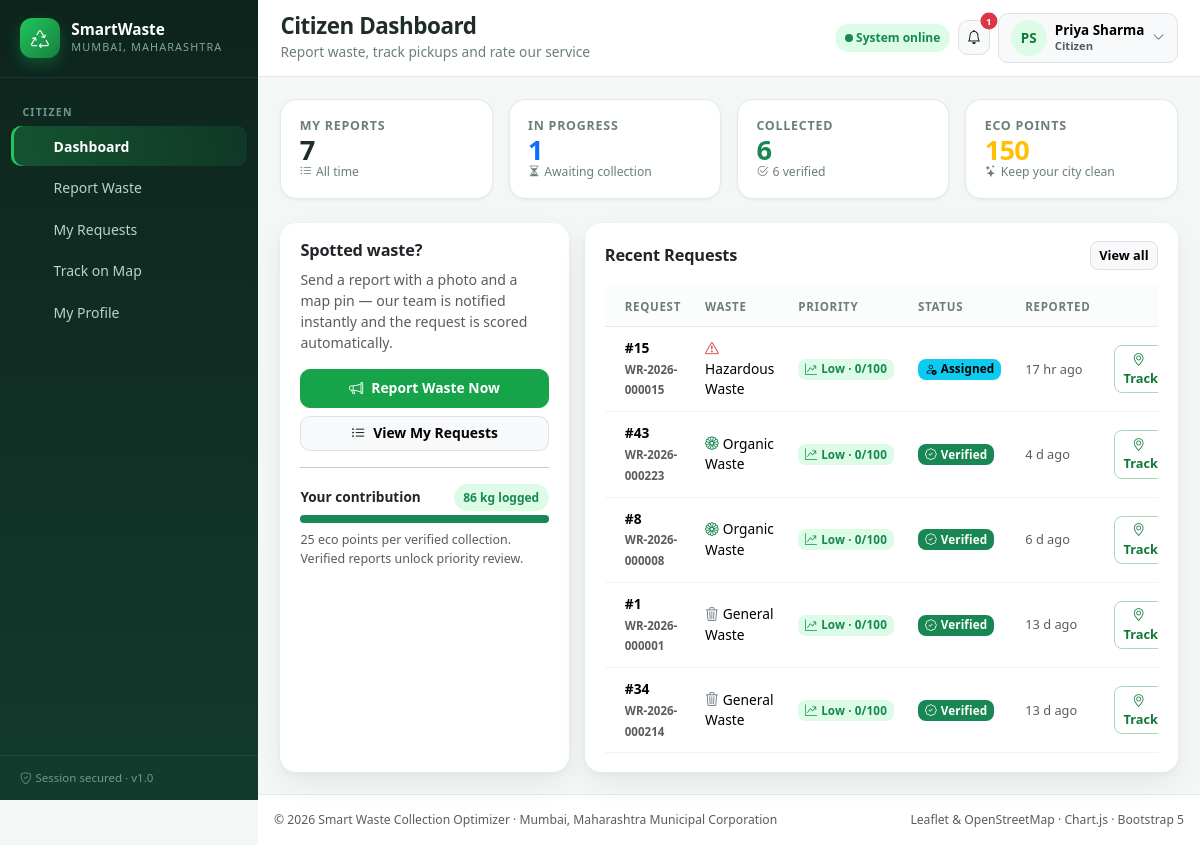
Screenshot of /citizen/dashboard.php (signed in) with the database file from the repository.
### tables this page shows
CREATE TABLE `users` (
  `id`            INT UNSIGNED NOT NULL AUTO_INCREMENT,
  `full_name`     VARCHAR(120)  NOT NULL,
  `email`         VARCHAR(150)  NOT NULL,
  `password_hash` VARCHAR(255)  NOT NULL,           
  `phone`         VARCHAR(20)   DEFAULT NULL,
  `role`          ENUM('citizen','admin','worker') NOT NULL DEFAULT 'citizen',
  `status`        ENUM('active','inactive') NOT NULL DEFAULT 'active',
  `avatar`        VARCHAR(255)  DEFAULT NULL,
  `last_login_at` DATETIME      DEFAULT NULL,
  `password_reset_token`   VARCHAR(255) DEFAULT NULL,  
  `password_reset_expires` DATETIME     DEFAULT NULL,  
  `created_at`    TIMESTAMP     NOT NULL DEFAULT CURRENT_TIMESTAMP,
  `updated_at`    TIMESTAMP     NOT NULL DEFAULT CURRENT_TIMESTAMP ON UPDATE CURRENT_TIMESTAMP,
  PRIMARY KEY (`id`),
  UNIQUE KEY `uq_users_email` (`email`),
  KEY `idx_users_role` (`role`)
);

CREATE TABLE `waste_requests` (
  `id`                  INT UNSIGNED NOT NULL AUTO_INCREMENT,
  `request_code`        VARCHAR(24)  NOT NULL,        
  `citizen_id`          INT UNSIGNED DEFAULT NULL,
  `user_id`             INT UNSIGNED DEFAULT NULL,    
  `waste_type`          ENUM('general','plastic','organic','e_waste','construction','hazardous','other')
                        NOT NULL DEFAULT 'general',
  `quantity`            ENUM('small','medium','large','bulk') NOT NULL DEFAULT 'small',
  `description`         TEXT DEFAULT NULL,
  `address`             VARCHAR(255) NOT NULL,
  `landmark`            VARCHAR(160) DEFAULT NULL,
  `latitude`            DECIMAL(10,7) DEFAULT NULL,
  `longitude`           DECIMAL(10,7) DEFAULT NULL,
  `gps_accuracy_m`      DECIMAL(8,2) DEFAULT NULL,
  `image_path`          VARCHAR(255) DEFAULT NULL,      
  `status`              ENUM('pending','prioritized','assigned','scheduled','in_progress',
                             'collected','verified','cancelled') NOT NULL DEFAULT 'pending',
  `priority_score`      TINYINT UNSIGNED NOT NULL DEFAULT 0,
  `priority_level`      ENUM('low','medium','high','critical') NOT NULL DEFAULT 'low',
  `priority_factors`    JSON DEFAULT NULL,              
  `assigned_worker_id`  INT UNSIGNED DEFAULT NULL,
  `assigned_team_id`    INT UNSIGNED DEFAULT NULL,
  `vehicle_id`          INT UNSIGNED DEFAULT NULL,
  `collection_plan_id`  INT UNSIGNED DEFAULT NULL,
  `plan_stop_number`    INT UNSIGNED DEFAULT NULL,
  `estimated_visit_time` DATETIME DEFAULT NULL,
  `assigned_at`        DATETIME DEFAULT NULL,
  `scheduled_at`        DATETIME DEFAULT NULL,
  `arrived_at`          DATETIME DEFAULT NULL,
  `started_at`          DATETIME DEFAULT NULL,
  `collected_at`        DATETIME DEFAULT NULL,
  `verified_at`         DATETIME DEFAULT NULL,
  `verified_by`         INT UNSIGNED DEFAULT NULL,
  `before_image`        VARCHAR(255) DEFAULT NULL,
  `after_image`         VARCHAR(255) DEFAULT NULL,
  `collection_lat`      DECIMAL(10,7) DEFAULT NULL,
  `collection_lng`      DECIMAL(10,7) DEFAULT NULL,
  `is_rejected`         TINYINT(1) NOT NULL DEFAULT 0,
  `reject_reason`       VARCHAR(255) DEFAULT NULL,
  `citizen_rating`      TINYINT UNSIGNED DEFAULT NULL,
  `citizen_feedback`    VARCHAR(255) DEFAULT NULL,
  `created_at`          TIMESTAMP NOT NULL DEFAULT CURRENT_TIMESTAMP,
  `updated_at`          TIMESTAMP NOT NULL DEFAULT CURRENT_TIMESTAMP ON UPDATE CURRENT_TIMESTAMP,
  PRIMARY KEY (`id`),
  UNIQUE KEY `uq_req_code` (`request_code`),
  KEY `idx_req_status` (`status`),
  KEY `idx_req_priority` (`priority_score`),
  KEY `idx_req_created` (`created_at`),
  KEY `idx_req_geo` (`latitude`,`longitude`),
  KEY `idx_req_citizen` (`citizen_id`),
  KEY `idx_req_worker` (`assigned_worker_id`),
  CONSTRAINT `fk_req_citizen`  FOREIGN KEY (`citizen_id`)         REFERENCES `citizens` (`id`) ON DELETE SET NULL ON UPDATE CASCADE,
  CONSTRAINT `fk_req_user`     FOREIGN KEY (`user_id`)            REFERENCES `users` (`id`)    ON DELETE SET NULL ON UPDATE CASCADE,
  CONSTRAINT `fk_req_worker`   FOREIGN KEY (`assigned_worker_id`) REFERENCES `workers` (`id`)  ON DELETE SET NULL ON UPDATE CASCADE,
  CONSTRAINT `fk_req_team`     FOREIGN KEY (`assigned_team_id`)   REFERENCES `teams` (`id`)    ON DELETE SET NULL ON UPDATE CASCADE,
  CONSTRAINT `fk_req_vehicle`  FOREIGN KEY (`vehicle_id`)         REFERENCES `vehicles` (`id`) ON DELETE SET NULL ON UPDATE CASCADE
);

### citizen/dashboard.php (the view, shortened to what the rows shown need)
<?php
require_once __DIR__ . '/../includes/auth.php';
$citizen = current_citizen() ?? [];
$cid     = (int) ($citizen['id'] ?? 0);
$pageTitle    = 'Citizen Dashboard';
$mine = db_all(
    'SELECT * FROM waste_requests WHERE citizen_id = ? ORDER BY created_at DESC',
    [$cid]
);
$recent = array_slice($mine, 0, 5);
require __DIR__ . '/../includes/header.php';
?>
<div class="row g-3">
  <div class="col-lg-8">
    <div class="card card-soft h-100">
      <div class="card-body">
        <?php if (!$recent): ?>
          <div class="empty-state">
            <i class="bi bi-inbox"></i>
            <p class="mb-1 fw-600">No reports yet</p>
            <p class="text-muted mb-3" style="font-size:.86rem">When you spot waste, report it in under a minute.</p>
            <a href="<?= e(APP_URL) ?>/citizen/report.php" class="btn btn-success btn-sm">
              <i class="bi bi-plus-lg me-1"></i>Create your first report
            </a>
          </div>
        <?php else: ?>
          <div class="table-responsive">
            <table class="table align-middle sw-table mb-0">
              <thead>
                <tr>
                  <th>Request</th><th>Waste</th><th>Priority</th><th>Status</th><th>Reported</th><th></th>
                </tr>
              </thead>
              <tbody>
                <?php foreach ($recent as $r):
                    $w = waste_meta($r['waste_type']); ?>
                  <tr>
                    <td class="fw-600">#<?= (int) $r['id'] ?><br><span class="text-muted" style="font-size:.72rem"><?= e($r['request_code']) ?></span></td>
                    <td><i class="bi bi-<?= e($w['icon']) ?> me-1" style="color:<?= e($w['color']) ?>"></i><?= e($w['label']) ?></td>
                    <td><?= priority_badge($r['priority_level'], (int) $r['priority_score']) ?></td>
                    <td><?= status_badge($r['status']) ?></td>
                    <td class="text-muted" style="font-size:.8rem"><?= e(time_ago($r['created_at'])) ?></td>
                    <td class="text-end">
                      <a href="<?= e(APP_URL) ?>/citizen/track.php?id=<?= (int) $r['id'] ?>" class="btn btn-sm btn-outline-success">
                        <i class="bi bi-geo-alt me-1"></i>Track
                      </a>
                    </td>
                  </tr>
                <?php endforeach; ?>
              </tbody>
            </table>
          </div>
        <?php endif; ?>
      </div>
    </div>
  </div>
</div>
<?php require __DIR__ . '/../includes/footer.php';

### includes/header.php (shortened to what the rows shown need)
<?php
require_once __DIR__ . '/auth.php';
$pageTitle    = $pageTitle    ?? APP_NAME;
$bodyClass    = $bodyClass    ?? '';
$user         = current_user();
$role         = current_role();
$roleLabel = ['admin' => 'Municipal Authority', 'worker' => 'Collection Team', 'citizen' => 'Citizen'][$role ?? 'citizen'] ?? 'Guest';
$initials = function_exists('mb_substr')
    ? mb_strtoupper(mb_substr($user['full_name'] ?? 'G', 0, 1) . mb_substr(explode(' ', $user['full_name'] ?? 'U')[1] ?? '', 0, 1))
    : strtoupper(substr($user['full_name'] ?? 'G', 0, 2));
?>
<!DOCTYPE html>
<html lang="en">
<head>
<link href="https://cdn.jsdelivr.net/npm/bootstrap@5.3.3/dist/css/bootstrap.min.css" rel="stylesheet">
<link href="https://cdn.jsdelivr.net/npm/bootstrap-icons@1.11.3/font/bootstrap-icons.min.css" rel="stylesheet">
<link href="https://unpkg.com/leaflet@1.9.4/dist/leaflet.css" rel="stylesheet">
<link href="<?= APP_URL ?>/assets/css/style.css" rel="stylesheet">
</head>
<body class="<?= e($bodyClass) ?>">
<div class="app-shell">
  <div class="app-main">
    <header class="topbar">
      <div class="flex-grow-1 min-w-0">
        <h1 class="page-title text-truncate"><?= e($pageTitle) ?></h1>
      </div>
      <div class="d-flex align-items-center gap-2">
        <div class="dropdown">
          <button class="btn btn-light border d-flex align-items-center gap-2" data-bs-toggle="dropdown">
            <span class="avatar-circle"><?= e($initials) ?></span>
            <span class="d-none d-sm-inline text-start lh-sm">
              <span class="d-block fw-600" style="font-size:.84rem"><?= e($user['full_name'] ?? 'Guest') ?></span>
              <span class="d-block text-muted" style="font-size:.7rem"><?= e($roleLabel) ?></span>
            </span>
            <i class="bi bi-chevron-down small text-muted"></i>
          </button>
        </div>
      </div>
    </header>
    <main class="content">

### includes/functions.php (shortened to what the rows shown need)
<?php
require_once __DIR__ . '/../config/database.php';
function e($value): string
{
    return htmlspecialchars((string) $value, ENT_QUOTES, 'UTF-8');
}
function status_meta(string $status): array
{
    return [
        'pending'     => ['label' => 'Pending',      'color' => 'secondary', 'icon' => 'hourglass-split'],
        'prioritized' => ['label' => 'Prioritized',  'color' => 'warning',   'icon' => 'lightning-charge'],
        'assigned'    => ['label' => 'Assigned',     'color' => 'info',      'icon' => 'person-check'],
        'scheduled'   => ['label' => 'Scheduled',    'color' => 'primary',   'icon' => 'calendar-check'],
        'in_progress' => ['label' => 'In Progress',  'color' => 'dark',      'icon' => 'truck'],
        'collected'   => ['label' => 'Collected',    'color' => 'success',   'icon' => 'check2-circle'],
        'verified'    => ['label' => 'Verified',     'color' => 'success',   'icon' => 'patch-check'],
        'cancelled'   => ['label' => 'Cancelled',    'color' => 'danger',    'icon' => 'x-circle'],
    ][$status] ?? ['label' => ucfirst($status), 'color' => 'secondary', 'icon' => 'question-circle'];
}
function status_badge(string $status): string
{
    $m = status_meta($status);
    return '<span class="badge text-bg-' . $m['color'] . ' status-badge">'
        . '<i class="bi bi-' . $m['icon'] . ' me-1"></i>' . e($m['label']) . '</span>';
}
function priority_meta(string $level): array
{
    return [
        'critical' => ['label' => 'Critical', 'color' => 'danger',  'hex' => '#dc3545'],
        'high'     => ['label' => 'High',     'color' => 'warning', 'hex' => '#fd7e14'],
        'medium'   => ['label' => 'Medium',   'color' => 'warning', 'hex' => '#ffc107'],
        'low'      => ['label' => 'Low',      'color' => 'success', 'hex' => '#198754'],
    ][$level] ?? ['label' => ucfirst($level), 'color' => 'secondary', 'hex' => '#6c757d'];
}
function priority_badge(string $level, ?int $score = null): string
{
    $m = priority_meta($level);
    $text = $score !== null ? $m['label'] . ' &middot; ' . $score . '/100' : $m['label'];
    return '<span class="badge priority-badge bg-' . $m['color'] . '-subtle text-' . $m['color'] . '">'
        . '<i class="bi bi-graph-up-arrow me-1"></i>' . $text . '</span>';
}
function waste_meta(string $type): array
{
    return [
        'general'      => ['label' => 'General Waste',        'icon' => 'trash3',              'color' => '#6c757d'],
        'plastic'      => ['label' => 'Plastic',              'icon' => 'cup-straw',           'color' => '#0dcaf0'],
        'organic'      => ['label' => 'Organic Waste',        'icon' => 'flower1',             'color' => '#198754'],
        'e_waste'      => ['label' => 'E-Waste',              'icon' => 'cpu',                 'color' => '#6f42c1'],
        'construction' => ['label' => 'Construction Waste',   'icon' => 'truck-flatbed',       'color' => '#a0522d'],
        'hazardous'    => ['label' => 'Hazardous Waste',      'icon' => 'exclamation-triangle', 'color' => '#dc3545'],
        'other'        => ['label' => 'Other',                'icon' => 'three-dots',          'color' => '#495057'],
    ][$type] ?? ['label' => ucfirst(str_replace('_', ' ', $type)), 'icon' => 'trash', 'color' => '#6c757d'];
}
function time_ago(?string $dt): string
{
    $diff = time() - strtotime($dt);
    if ($diff < 86400)   return floor($diff / 3600) . ' hr ago';
    if ($diff < 2592000) return floor($diff / 86400) . ' d ago';
    return fmt_dt($dt, 'd M Y');
}

### rows the page displays
users: full_name "PS", full_name "Priya Sharma"
waste_requests: id "15", request_code "WR-2026-000015", waste_type "Hazardous Waste", text "Low · 0/100", status "Assigned", created_at "17 hr ago"
waste_requests: id "43", request_code "WR-2026-000223", waste_type "Organic Waste", text "Low · 0/100", status "Verified", created_at "4 d ago"
waste_requests: id "8", request_code "WR-2026-000008", waste_type "Organic Waste", text "Low · 0/100", status "Verified", created_at "6 d ago"
waste_requests: id "1", request_code "WR-2026-000001", waste_type "General Waste", text "Low · 0/100", status "Verified", created_at "13 d ago"
waste_requests: id "34", request_code "WR-2026-000214", waste_type "General Waste", text "Low · 0/100", status "Verified", created_at "13 d ago"

### other values shown
APP_SHORT "SmartWaste"
APP_CITY "MUMBAI, MAHARASHTRA"
$roleLabel "CITIZEN"
$label "Dashboard"
$label "Report Waste"
$label "My Requests"
$label "Track on Map"
$label "My Profile"
$pageTitle "Citizen Dashboard"
$pageSubtitle "Report waste, track pickups and rate our service"
$unread "1"
$roleLabel "Citizen"
$counts['total'] "7"
$counts['open'] "1"
$counts['collected'] + $counts['verified'] "6"
